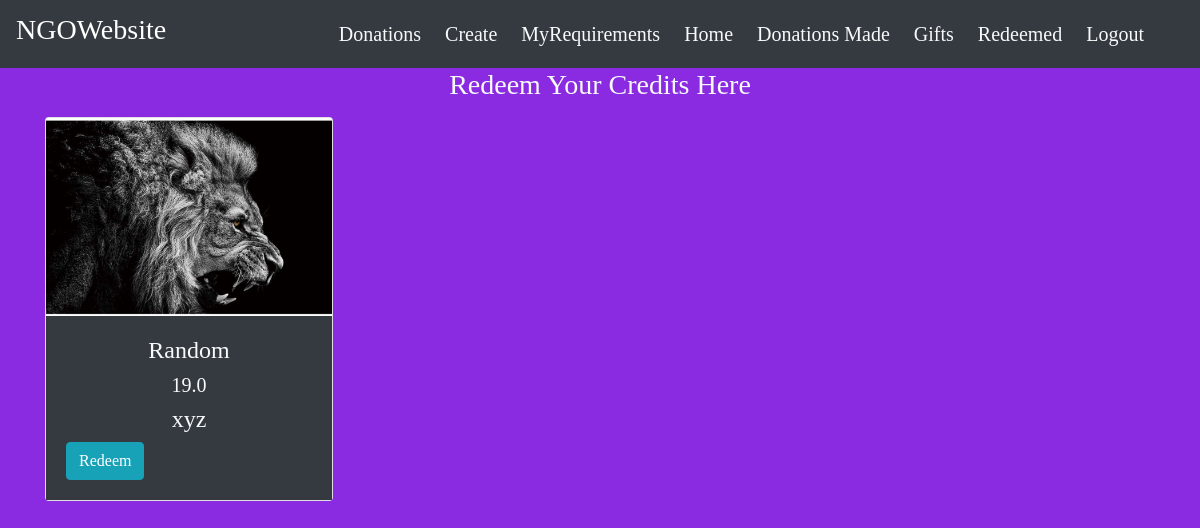
The page /gifts/ (signed in) on the database its author committed.
### main/models.py (models this page shows, shortened)
class Gifts(models.Model):
    image = models.ImageField(default='default.png', upload_to='images/')
    name = models.CharField(max_length=150)
    description = models.CharField(max_length=250,blank=True)
    price = models.FloatField()

### main/views.py (the view)
# urls.py: path('gifts/', views.gifts, name='gifts'),
@login_required
def gifts(request):
    gifts = Gifts.objects.all()
    context = {
        'gifts' : gifts,
    }
    return render(request, 'main/gifts.html', context)

### main/templates/main/gifts.html
{% extends "main/layout.html" %}
{% block content %}
<div class="home">
    <div class="container">
      {% if gifts %}
      <h3 class="text-center mb-3 text-light">Redeem Your Credits Here</h3>
      <div class="row">
        {% for gift in gifts %}
            <div class="col-sm-4">
              <div class="card" style="width: 18rem;">
                <img class="card-img-top" src="{{ gift.image.url }}" alt="Card image cap">
                <div class="card-body bg-dark text-light">
                  <h4 class="text-center">{{ gift.name }}</h4>
                      <h5 class="text-center">{{ gift.price }}</h5>
                      <h4 class="text-center">{{ gift.description }}</h4>
                      <a href="{% url 'main:redeem' gift.id %}" class="btn btn-info">Redeem</a>
                </div>
            </div>
        {% endfor %}
      </div>
      {% endif %}
    </div>
</div>
{% endblock %}

### main/static/main/styles.css (style rules this page uses)
body { text-align: center; background-color:blueviolet !important; background-position: center; background-size: cover !important; font-family: cursive !important; }
h1, h2, h3, h4, h5, h6 { font-family: cursive !important; }
.bg-dark { background-color: black !important; }

### rows shown on the page
Gifts: image (picture), name "Random", price "19.0", description "xyz"
